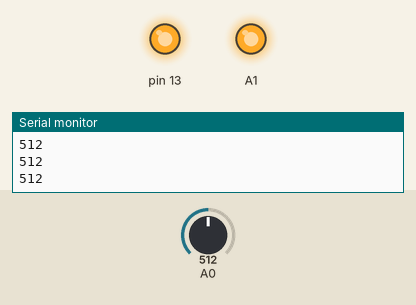
Recording of a sketch running on a simulated Arduino Uno, built with avr-gcc and run on an emulated ATmega328P. On the bench: output pins drawn as LEDs (lit = HIGH), the last lines printed to the serial monitor. The inputs (shaded band) are chosen by the test bench; at power-on: A0 = 512.

Above: at 1.2 s.
1.3 s: A0 set to 102
2.8 s: A0 set to 92
At 4.0 s:
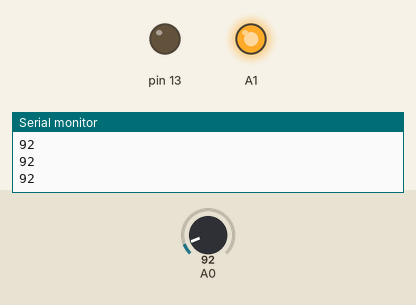
4.3 s: A0 set to 122
At 5.3 s:
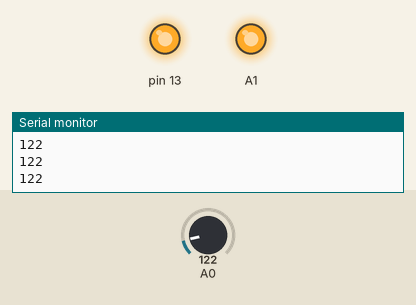
5.8 s: A0 set to 87
At 6.6 s:
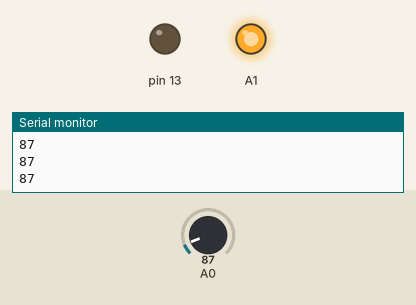
Timing chart, 0 to 8.3 s (numbered marks = the images above; inputs shaded):
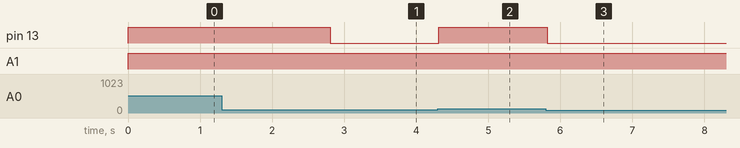

Measured:
- the behaviour switches between 97 and 96 on A0 (found by bisection; images 0 and 1)
- after the input at 2.8 s, pin 13: HIGH → LOW at once
- after the input at 4.3 s, pin 13: LOW → HIGH at once
- after the input at 5.8 s, pin 13: HIGH → LOW at once

The sketch:

footlights_code.ino
```cpp
void setup() {
  // put your setup code here, to run once:
  pinMode(A0, INPUT);
  pinMode(A1, OUTPUT);
  pinMode(13, OUTPUT);
  Serial.begin(9600);
}

void loop() {
  // put your main code here, to run repeatedly:
  digitalWrite(A1, HIGH);
  int x = analogRead(A0);
  Serial.println(x);
  if(x>=97){
    digitalWrite(13, HIGH);
  }else{
    digitalWrite(13, LOW);
  }
  delay(100);
}
```
